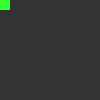
Frame 1 (no input)
Frame 60 (no input): identical to frame 1, image omitted
Frame 120 (the mouse pressed at the canvas centre since frame 60): identical to frame 1, image omitted

The p5.js sketch that drew this single still picture (run headless with seeded random() and noise() and a simulated clock; from frame 60 on, the mouse is pressed at the canvas centre):

// p5.js sketch
// ── sketch.js
var player;
var points = [];
function setup() {
  noStroke();
  createCanvas(100,100);
  background(51);
  createItems(4,2);
  createPlayer();
}

function createItems(b,p){
  // for(var i=1;i<=b;i++){
    
  //   if(!containsItem())
  // }
  for(var j=0;j<p;j++){
    var px=round(random(1,10))
    var py=round(random(1,10))
    if(!contain(px,py) && (player.x==px && player.y==py)){
      points.push(createVector(px,py));
    }
  }
}
function contain(x,y){
  var isFree = true;
  for(var i = 0;i < points.length;i++){
    if(points[i].x==x && points[i].y==y){
      isFree = false;
    }
  }
  return isFree;
}
function createPlayer(){
  player = createVector(0,0);
}
function move(x,y){
  player.x+=x;
  player.y+=y;
}
function KeyPressed(){
  if(keyCode=="e"){
    move(0,1);
  }else if(keyCode=="d"){
    move(0,-1);
  }
  if(key=="s"){
    move(-1,0);
  }else if(key=="f"){
    move(1,0);
  }
}
function displayItems(){
  for(var j=0;j<points.length;j++){
      fill(255);
      rect(points[j*10].x,points[j*10].y,10,10);
      fill(0);
  }
}
function displayPlayer(){
      fill(51,255,51);
      rect(player.x,player.y,10,10);
      fill(0);
}
function draw() {
  background(51);
  displayItems();
  displayPlayer();
}
